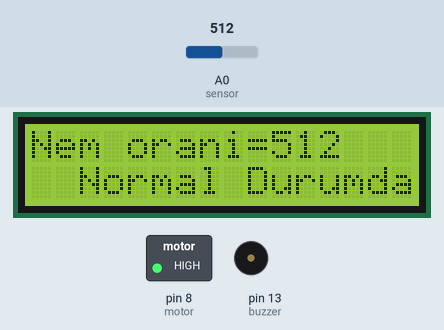
The sketch below on a simulated Arduino Uno, built with avr-gcc and run on an emulated ATmega328P. Shown: 16×2 character LCD, switched loads named in the sketch (green lamp = pin HIGH), buzzer (waves = sounding, pin HIGH). The test bench sets the inputs (shaded band); at power-on: A0 (sensor) = 512. What the sketch prints to the serial monitor is not drawn.

Above: at 1.2 s.
1.3 s: A0 (sensor) set to 543
At 10.8 s:
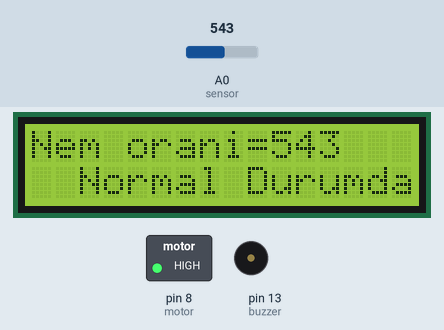
11.6 s: A0 (sensor) set to 557
At 20.7 s:
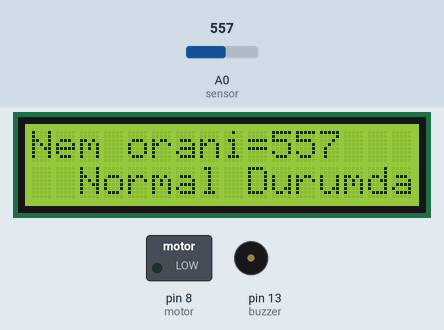
Timing chart, 0 to 29.6 s (numbered marks = the images above; inputs shaded):
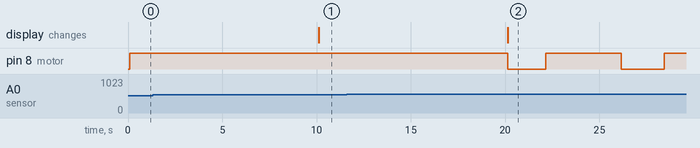

The sketch:

Sulama_sistemi.ino
```cpp
#include <LiquidCrystal_I2C.h> // lcd ekan için kütüphane
int sensor = A0; // nem sensörü bağlantısı
int buzzer = 13; // buzzer bağlantısı
int motor = 8; // su pompasın bağlantısı
int Nem ; // sensör Nemini okumak için değişken
LiquidCrystal_I2C lcd(0x27,16,2);

void setup() {
  pinMode(sensor, INPUT);
  pinMode(motor, OUTPUT);
  pinMode(buzzer, OUTPUT);
  Serial.begin(9600); //kullanılan baud
  lcd.init();
  lcd.backlight();
  lcd.setCursor(0,0);

}

void loop() {
  Nem = analogRead(sensor); // Sensör değerini Nem değişkenine yazıyor
  lcd.clear(); //okunan eski değeri silinmesini sağlıyor
  lcd.print("Nem orani=");
  lcd.print(Nem);
  lcd.setCursor(2,1);
  if(Nem > 700)
  lcd.print("Cok Kuru!!!");
  if(Nem > 230 && Nem < 700)
  lcd.print("Normal Durumda");
  if(Nem < 230 )
  lcd.print("Fazla Islak");
  // lcd ekrana nem miktarını yazdırıyor
  Serial.println(Nem); // Serial monitöre nem değerini yazıyor
  if (Nem > 550) { // nem 450 üstündeyse sulama işlemini yapıyor
    digitalWrite(motor, LOW);
    delay(2000);
    digitalWrite(motor, HIGH);
    delay(4000);
    if(Nem > 550){// nemi tekrar kontrol ediyor 450 üstüyse sulamaya devam ediyor
      digitalWrite(motor, LOW);
      delay(2300);
      digitalWrite(motor, HIGH);
      delay(2000);
    }
  }
  else{
    digitalWrite(motor, HIGH);
  }

  if (Nem > 750 || Nem < 200) { // Toprak çok kuru olduğu zaman alarm çalılıyor
    digitalWrite(buzzer, HIGH);
    delay(1000);
    digitalWrite(buzzer, LOW);
    delay(1000);
  }
delay(10000); // nem oranını tekrar ölçmeden önce istendiği kadar beklemesini sağlıyor burda 10 saniye
}
```

Measured:
- the behaviour switches between 550 and 551 on A0 (sensor) (found by bisection; images 1 and 2)
- after the input at 1.3 s, the display: changes after 8.8 s (image 1)
- after the input at 11.6 s, pin 8 (motor): alternates HIGH for 4.0 s and LOW for 2.2 s, starting after 8.6 s; the display: changes after 8.6 s (image 2)
